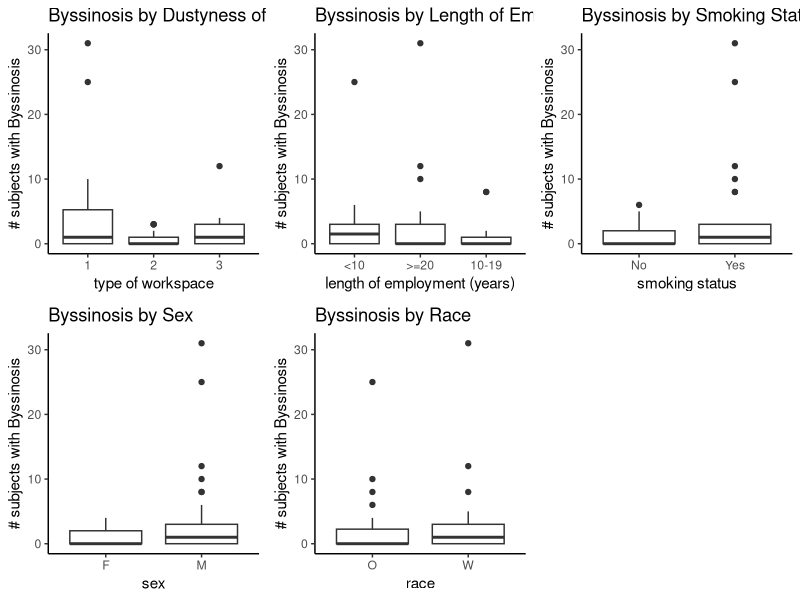

Reproduce this figure in R.
## ---- chunk 1
knitr::opts_chunk$set(collapse = TRUE, echo = TRUE)
## ---- chunk 2
library(ggplot2)
library(plyr)
b.data = read.csv("Byssinosis.csv")
b.data$Workspace = as.factor(b.data$Workspace)
require(gridExtra)
plot1 <- ggplot(data = b.data, mapping = aes(x = Workspace, y = Byssinosis)) +
  labs(title="Byssinosis by Dustyness of Workspace",x="type of workspace", y = "# subjects with Byssinosis") +
  theme_classic() +
  geom_boxplot()
plot2 <- ggplot(data = b.data, mapping = aes(x = Employment, y = Byssinosis), main = "Bysinosis status by Employment length") +
  labs(title="Byssinosis by Length of Employment",x="length of employment (years)", y = "# subjects with Byssinosis") +
  theme_classic() +
  geom_boxplot()
plot3 <- ggplot(data = b.data, mapping = aes(x = Smoking, y = Byssinosis)) +
  labs(title="Byssinosis by Smoking Status",x="smoking status", y = "# subjects with Byssinosis") +
  theme_classic() +
  geom_boxplot()
plot4 <- ggplot(data = b.data, mapping = aes(x = Sex, y = Byssinosis)) +
  labs(title="Byssinosis by Sex",x="sex", y = "# subjects with Byssinosis") +
  theme_classic() +
  geom_boxplot()
plot5 <- ggplot(data = b.data, mapping = aes(x = Race, y = Byssinosis)) +
  labs(title="Byssinosis by Race",x="race", y = "# subjects with Byssinosis") +
  theme_classic() +
  geom_boxplot()
grid.arrange(plot1,plot2,plot3,plot4,plot5, ncol=3)
## ---- chunk 3
fullModel = glm(cbind(Byssinosis,Non.Byssinosis) ~., data = b.data,family = binomial())
nullModel = glm(cbind(Byssinosis,Non.Byssinosis) ~ 1, data = b.data,family = binomial())
summary(fullModel)
## ---- chunk 4
# AIC - additive model
bestforwardAIC=step(nullModel,scope = list(lower = nullModel, upper = fullModel),direction = "forward")
## ---- chunk 5
all.int.model = glm(cbind(Byssinosis,Non.Byssinosis) ~.^2, data = b.data,family = binomial())
## AIC - interactive model
bestforwardAICint=step(nullModel,scope = list(lower = nullModel, upper = all.int.model),direction = "forward")
## ---- chunk 6
final.model = glm(cbind(Byssinosis,Non.Byssinosis) ~Workspace + Employment + Smoking + Workspace*Smoking, data = b.data,family = binomial())
summary(final.model)$coefficients
